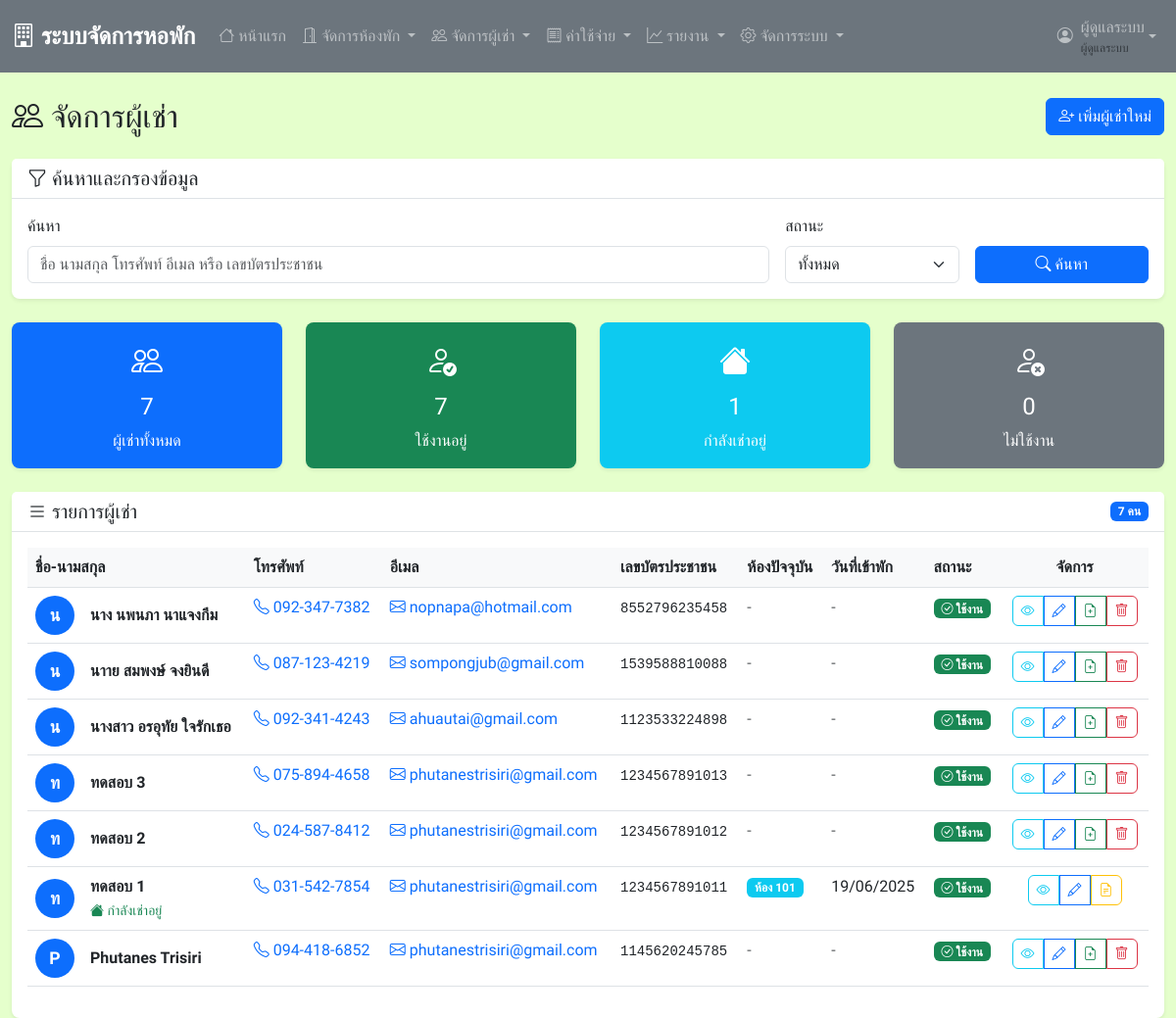
Page /tenants.php (signed in) on the committed database.
### tables this page shows
CREATE TABLE `tenants` (
  `tenant_id` int(11) NOT NULL,
  `first_name` varchar(50) NOT NULL,
  `last_name` varchar(50) NOT NULL,
  `phone` varchar(15) NOT NULL,
  `email` varchar(100) DEFAULT NULL,
  `id_card` varchar(20) NOT NULL,
  `address` text DEFAULT NULL,
  `emergency_contact` varchar(100) DEFAULT NULL,
  `emergency_phone` varchar(15) DEFAULT NULL,
  `tenant_status` enum('active','inactive') DEFAULT 'active',
  `created_at` timestamp NOT NULL DEFAULT current_timestamp()
);

### config.php (called while the page is built, shortened)
<?php
function formatDate($date) {
    return date('d/m/Y', strtotime($date));
}
?>

### tenants.php (the view, shortened to what this page needs)
<?php
require_once 'includes/header.php';
$search = isset($_GET['search']) ? $_GET['search'] : '';
$sql = "SELECT t.*,
        (SELECT COUNT(*) FROM contracts c WHERE c.tenant_id = t.tenant_id AND c.contract_status = 'active') as has_active_contract,
        (SELECT r.room_number
         FROM contracts c
         JOIN rooms r ON c.room_id = r.room_id
         WHERE c.tenant_id = t.tenant_id AND c.contract_status = 'active'
         LIMIT 1) as current_room,
        (SELECT c.contract_start
         FROM contracts c
         WHERE c.tenant_id = t.tenant_id AND c.contract_status = 'active'
         LIMIT 1) as contract_start_date
        FROM tenants t WHERE 1=1";
$params = [];
$sql .= " ORDER BY t.created_at DESC";
try {
    $stmt = $pdo->prepare($sql);
    $stmt->execute($params);
    $tenants = $stmt->fetchAll();
} catch(PDOException $e) {
    $error_message = "เกิดข้อผิดพลาดในการดึงข้อมูล: " . $e->getMessage();
}
?>
<?php include 'includes/navbar.php'; ?>
<div class="container-fluid mt-4">
    <div class="row">
        <div class="col-12">
            <div class="d-flex justify-content-between align-items-center mb-4">
                <h2 class="mb-0">
                    <i class="bi bi-people"></i>
                    จัดการผู้เช่า
                </h2>
                <a href="add_tenant.php" class="btn btn-primary">
                    <i class="bi bi-person-plus"></i>
                    เพิ่มผู้เช่าใหม่
                </a>
            </div>
            <div class="card mb-4">
                <div class="card-header">
                    <h5 class="mb-0">
                        <i class="bi bi-funnel"></i>
                        ค้นหาและกรองข้อมูล
                    </h5>
                </div>
                <div class="card-body">
                    <form method="GET" class="row g-3">
                        <div class="col-md-8">
                            <label for="search" class="form-label">ค้นหา</label>
                            <input type="text" class="form-control" id="search" name="search"
                                   value="<?php echo htmlspecialchars($search); ?>"
                                   placeholder="ชื่อ นามสกุล โทรศัพท์ อีเมล หรือ เลขบัตรประชาชน">
                        </div>
                        <div class="col-md-2">
                            <label for="status" class="form-label">สถานะ</label>
                            <select class="form-select" id="status" name="status">
                                <option value="">ทั้งหมด</option>
                            </select>
                        </div>
                        <div class="col-md-2">
                            <label class="form-label">&nbsp;</label>
                            <div class="d-grid">
                                <button type="submit" class="btn btn-primary">
                                    <i class="bi bi-search"></i>
                                    ค้นหา
                                </button>
                            </div>
                        </div>
                    </form>
                </div>
            </div>
            <div class="row mb-4">
                <div class="col-md-3">
                    <div class="card text-white bg-primary">
                        <div class="card-body text-center">
                            <i class="bi bi-people fs-2"></i>
                            <h4 class="mt-2"><?php echo count($tenants); ?></h4>
                            <p class="mb-0">ผู้เช่าทั้งหมด</p>
                        </div>
                    </div>
                </div>
                <div class="col-md-3">
                    <div class="card text-white bg-success">
                        <div class="card-body text-center">
                            <i class="bi bi-person-check fs-2"></i>
                            <h4 class="mt-2"><?php echo count(array_filter($tenants, function($t) { return $t['tenant_status'] == 'active'; })); ?></h4>
                            <p class="mb-0">ใช้งานอยู่</p>
                        </div>
                    </div>
                </div>
                <div class="col-md-3">
                    <div class="card text-white bg-info">
                        <div class="card-body text-center">
                            <i class="bi bi-house-fill fs-2"></i>
                            <h4 class="mt-2"><?php echo count(array_filter($tenants, function($t) { return $t['has_active_contract'] > 0; })); ?></h4>
                            <p class="mb-0">กำลังเช่าอยู่</p>
                        </div>
                    </div>
                </div>
                <div class="col-md-3">
                    <div class="card text-white bg-secondary">
                        <div class="card-body text-center">
                            <i class="bi bi-person-x fs-2"></i>
                            <h4 class="mt-2"><?php echo count(array_filter($tenants, function($t) { return $t['tenant_status'] == 'inactive'; })); ?></h4>
                            <p class="mb-0">ไม่ใช้งาน</p>
                        </div>
                    </div>
                </div>
            </div>
            <div class="card">
                <div class="card-header d-flex justify-content-between align-items-center">
                    <h5 class="mb-0">
                        <i class="bi bi-list"></i>
                        รายการผู้เช่า
                    </h5>
                    <span class="badge bg-primary"><?php echo count($tenants); ?> คน</span>
                </div>
                <div class="card-body">
                    <?php if (empty($tenants)): ?>
                        <div class="text-center py-5">
                            <i class="bi bi-person-plus display-1 text-muted"></i>
                            <h4 class="text-muted mt-3">ไม่พบข้อมูลผู้เช่า</h4>
                            <p class="text-muted">ยังไม่มีข้อมูลผู้เช่า หรือไม่มีข้อมูลที่ตรงกับเงื่อนไขการค้นหา</p>
                            <a href="add_tenant.php" class="btn btn-primary">
                                <i class="bi bi-person-plus"></i>
                                เพิ่มผู้เช่าคนแรก
                            </a>
                        </div>
                    <?php else: ?>
                        <div class="table-responsive">
                            <table class="table table-hover">
                                <thead>
                                    <tr>
                                        <th>ชื่อ-นามสกุล</th>
                                        <th>โทรศัพท์</th>
                                        <th>อีเมล</th>
                                        <th>เลขบัตรประชาชน</th>
                                        <th>ห้องปัจจุบัน</th>
                                        <th>วันที่เข้าพัก</th>
                                        <th>สถานะ</th>
                                        <th class="text-center">จัดการ</th>
                                    </tr>
                                </thead>
                                <tbody>
                                    <?php foreach ($tenants as $tenant): ?>
                                        <tr>
                                            <td>
                                                <div class="d-flex align-items-center">
                                                    <div class="avatar bg-primary text-white rounded-circle me-3" style="width: 40px; height: 40px; display: flex; align-items: center; justify-content: center;">
                                                        <?php echo mb_substr($tenant['first_name'], 0, 1, 'UTF-8'); ?>
                                                    </div>
                                                    <div>
                                                        <strong><?php echo $tenant['first_name'] . ' ' . $tenant['last_name']; ?></strong>
                                                        <?php if ($tenant['has_active_contract'] > 0): ?>
                                                            <br><small class="text-success"><i class="bi bi-house-fill"></i> กำลังเช่าอยู่</small>
                                                        <?php endif; ?>
                                                    </div>
                                                </div>
                                            </td>
                                            <td>
                                                <a href="tel:<?php echo $tenant['phone']; ?>" class="text-decoration-none">
                                                    <i class="bi bi-telephone"></i>
                                                    <?php echo $tenant['phone']; ?>
                                                </a>
                                            </td>
                                            <td>
                                                <?php if ($tenant['email']): ?>
                                                    <a href="mailto:<?php echo $tenant['email']; ?>" class="text-decoration-none">
                                                        <i class="bi bi-envelope"></i>
                                                        <?php echo $tenant['email']; ?>
                                                    </a>
                                                <?php else: ?>
                                                    <span class="text-muted">-</span>
                                                <?php endif; ?>
                                            </td>
                                            <td>
                                                <small class="font-monospace"><?php echo $tenant['id_card']; ?></small>
                                            </td>
                                            <td>
                                                <?php if ($tenant['current_room']): ?>
                                                    <span class="badge bg-info">ห้อง <?php echo $tenant['current_room']; ?></span>
                                                <?php else: ?>
                                                    <span class="text-muted">-</span>
                                                <?php endif; ?>
                                            </td>
                                            <td>
                                                <?php if ($tenant['contract_start_date']): ?>
                                                    <?php echo formatDate($tenant['contract_start_date']); ?>
                                                <?php else: ?>
                                                    <span class="text-muted">-</span>
                                                <?php endif; ?>
                                            </td>
                                            <td>
                                                <?php
                                                $status_class = $tenant['tenant_status'] == 'active' ? 'bg-success' : 'bg-secondary';
                                                $status_text = $tenant['tenant_status'] == 'active' ? 'ใช้งาน' : 'ไม่ใช้งาน';
                                                $status_icon = $tenant['tenant_status'] == 'active' ? 'bi-check-circle' : 'bi-x-circle';
                                                ?>
                                                <span class="badge <?php echo $status_class; ?>">
                                                    <i class="<?php echo $status_icon; ?>"></i>
                                                    <?php echo $status_text; ?>
                                                </span>
                                            </td>
                                            <td class="text-center">
                                                <div class="btn-group" role="group">
                                                    <a href="view_tenant.php?id=<?php echo $tenant['tenant_id']; ?>"
                                                       class="btn btn-sm btn-outline-info"
                                                       data-bs-toggle="tooltip"
                                                       title="ดูรายละเอียด">
                                                        <i class="bi bi-eye"></i>
                                                    </a>
                                                    <a href="edit_tenant.php?id=<?php echo $tenant['tenant_id']; ?>"
                                                       class="btn btn-sm btn-outline-primary"
                                                       data-bs-toggle="tooltip"
                                                       title="แก้ไข">
                                                        <i class="bi bi-pencil"></i>
                                                    </a>
                                                    <?php if ($tenant['has_active_contract'] == 0): ?>
                                                        <a href="add_contract.php?tenant_id=<?php echo $tenant['tenant_id']; ?>"
                                                           class="btn btn-sm btn-outline-success"
                                                           data-bs-toggle="tooltip"
                                                           title="สร้างสัญญา">
                                                            <i class="bi bi-file-earmark-plus"></i>
                                                        </a>
                                                    <?php else: ?>
                                                        <a href="contracts.php?tenant_id=<?php echo $tenant['tenant_id']; ?>"
                                                           class="btn btn-sm btn-outline-warning"
                                                           data-bs-toggle="tooltip"
                                                           title="ดูสัญญา">
                                                            <i class="bi bi-file-earmark-text"></i>
                                                        </a>
                                                    <?php endif; ?>
                                                    <?php if ($tenant['has_active_contract'] == 0): ?>
                                                        <a href="tenants.php?delete=<?php echo $tenant['tenant_id']; ?>"
                                                           class="btn btn-sm btn-outline-danger"
                                                           data-bs-toggle="tooltip"
                                                           title="ลบ"
                                                           onclick="return confirmDelete('คุณต้องการลบข้อมูลผู้เช่า <?php echo $tenant['first_name'] . ' ' . $tenant['last_name']; ?> หรือไม่?')">
                                                            <i class="bi bi-trash"></i>
                                                        </a>
                                                    <?php endif; ?>
                                                </div>
                                            </td>
                                        </tr>
                                    <?php endforeach; ?>
                                </tbody>
                            </table>
                        </div>
                    <?php endif; ?>
                </div>
            </div>
        </div>
    </div>
</div>
<?php include 'includes/footer.php'; ?>

### rows in the picture
tenants: first_name "น", first_name "นาง นพนภา", last_name "นาแจงกึม", phone "092-347-7382", email "nopnapa@hotmail.com", id_card "8552796235458", tenant_status "ใช้งาน"
tenants: first_name "น", first_name "นาาย สมพงษ์", last_name "จงยินดี", phone "087-123-4219", email "sompongjub@gmail.com", id_card "1539588810088", tenant_status "ใช้งาน"
tenants: first_name "น", first_name "นางสาว อรอุทัย", last_name "ใจรักเธอ", phone "092-341-4243", email "ahuautai@gmail.com", id_card "1123533224898", tenant_status "ใช้งาน"
tenants: first_name "ท", first_name "ทดสอบ", last_name "3", phone "075-894-4658", email "phutanestrisiri@gmail.com", id_card "1234567891013", tenant_status "ใช้งาน"
tenants: first_name "ท", first_name "ทดสอบ", last_name "2", phone "024-587-8412", email "phutanestrisiri@gmail.com", id_card "1234567891012", tenant_status "ใช้งาน"
tenants: first_name "ท", first_name "ทดสอบ", last_name "1", shows "กำลังเช่าอยู่", phone "031-542-7854", email "phutanestrisiri@gmail.com", id_card "1234567891011", current_room "101", contract_start_date "19/06/2025", tenant_status "ใช้งาน"
tenants: first_name "P", first_name "Phutanes", last_name "Trisiri", phone "094-418-6852", email "phutanestrisiri@gmail.com", id_card "1145620245785", tenant_status "ใช้งาน"

### other values in the picture
$_SESSION['full_name'] "ผู้ดูแลระบบ"
count($tenants) "7"
